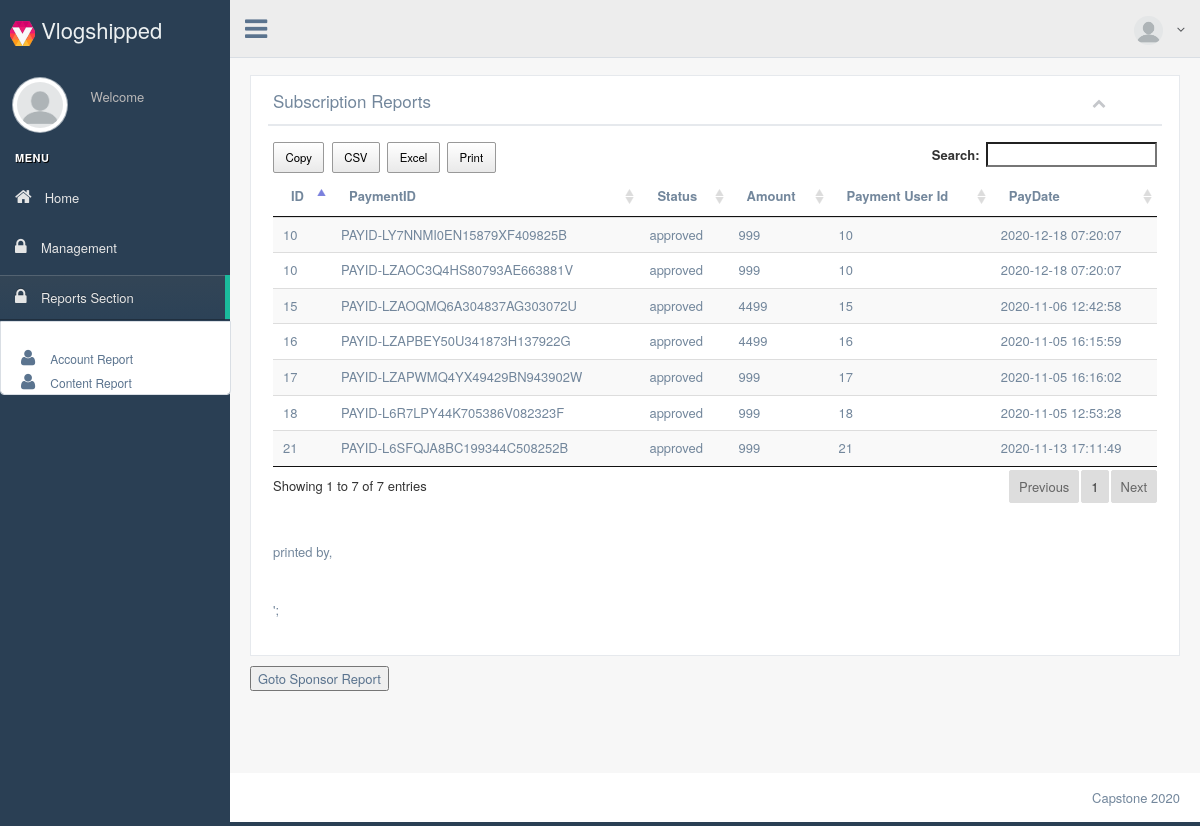
Page /view/reports/subReport.php (signed in) on the earlier database version.
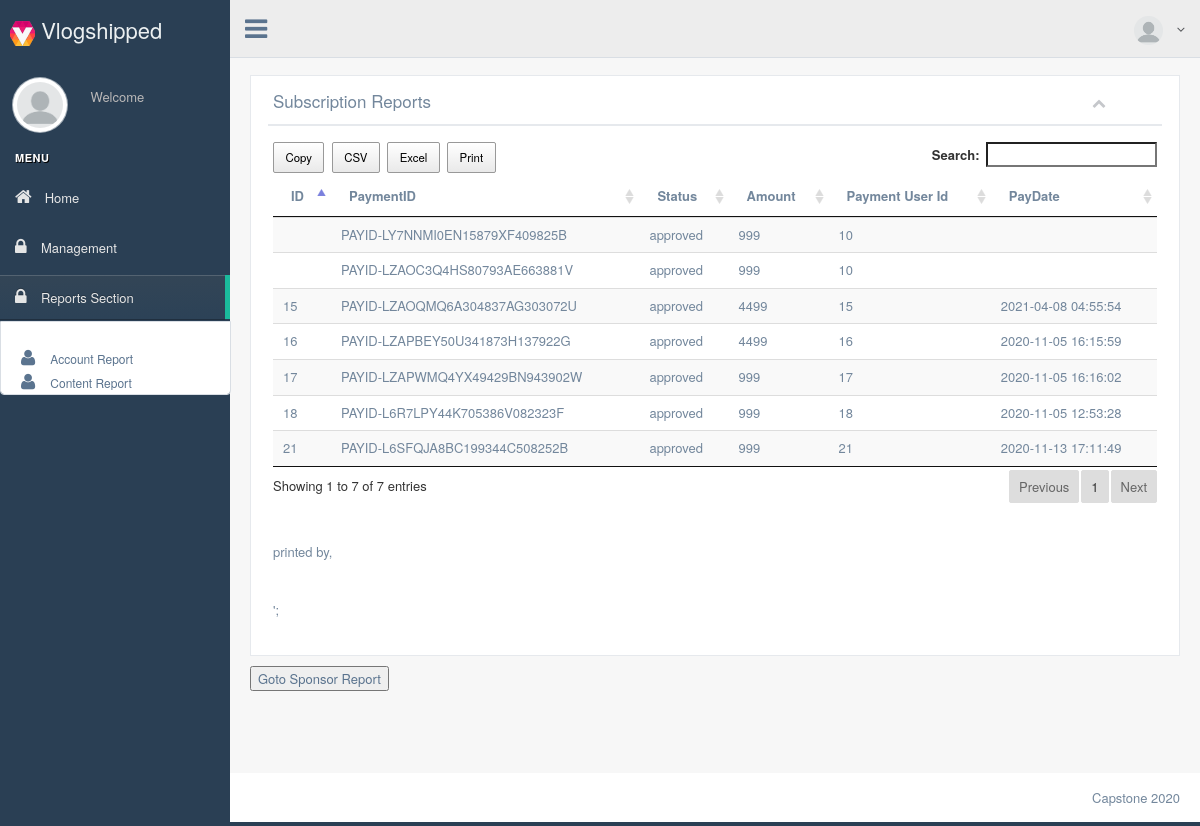
Same page on the later database version.
### tables this page shows
CREATE TABLE `subscription` (
  `id` int(11) NOT NULL,
  `payment_id` varchar(255) NOT NULL,
  `payment_status` varchar(255) NOT NULL,
  `amount` int(11) NOT NULL,
  `payment_type` int(11) NOT NULL,
  `user_id` int(11) NOT NULL,
  `created_at` timestamp NOT NULL DEFAULT CURRENT_TIMESTAMP,
  `updated_at` timestamp NOT NULL DEFAULT CURRENT_TIMESTAMP
);

CREATE TABLE `users` (
  `id` int(11) NOT NULL,
  `user_type` int(11) NOT NULL,
  `user_status` int(11) NOT NULL,
  `email_address` varchar(255) NOT NULL,
  `profile_picture` varchar(255) DEFAULT NULL,
  `password` varchar(255) NOT NULL,
  `company_name` varchar(255) NOT NULL,
  `first_name` varchar(255) NOT NULL,
  `last_name` varchar(255) NOT NULL,
  `category` varchar(255) NOT NULL,
  `gender` varchar(255) NOT NULL,
  `birthday` varchar(255) NOT NULL,
  `mobile_number` varchar(255) NOT NULL,
  `website` varchar(255) NOT NULL,
  `description` varchar(255) NOT NULL,
  `created_at` timestamp NOT NULL DEFAULT CURRENT_TIMESTAMP,
  `updated_at` timestamp NOT NULL DEFAULT CURRENT_TIMESTAMP
);

### model/subscriptionModel.php (called while the page is built, shortened)
<?php
require 'db/dbhelper.php';
Class Subscription extends DBHelper{
    private $table = 'subscription';
    function __construct(){
        return DBHelper::__construct();
    }
 function getAllSubs(){
    return DBHelper::getAllSubscriptions($this->table);
}
}

### db_class.php (called while the page is built, shortened)
<?php
	class MYDB
	{
		static $hostname = "localhost";
		static $dbname = "vlogshipped";
		static $username  = "root";
		static $password = "";
		public static function query($sql, $params=array(), $transaction)
		{
			$rows = array();
			try
			{
				$db = new PDO("mysql:host=". self::$hostname ."; dbname=". self::$dbname,  self::$username,  self::$password);
				$db->setAttribute(PDO::ATTR_ERRMODE, PDO::ERRMODE_EXCEPTION);
				$cmd = $db->prepare($sql);
				$cmd->execute($params);
				if($transaction == "SELECT")
					$rows = $cmd->fetchAll();
				else
					$rows = $db->lastInsertId();
			}
			catch(PDOException $e)
			{
				echo $e->getMessage();
			}
			return $rows;
		}
	}
?>

### model/db/DBHelper.php (called while the page is built, shortened)
<?php
Class DBHelper{
		private $hostname='localhost';
		private $username='root';
		private $password='';
		private $database='vlogshipped';
		private $conn;
function __construct(){
    try{
        $this->conn=new PDO("mysql:host=$this->hostname;dbname=$this->database",$this->username,$this->password);
    }catch(PDOException $e){ echo $e->getMessage();}
}
    function getAllSubscriptions($table){
        $sql="SELECT *, subscription.id as subs_id FROM subscription LEFT JOIN users on subscription.user_id = users.id";
        try{
            $stmt=$this->conn->prepare($sql);
            $stmt->execute();
            $rows=$stmt->fetchAll(PDO::FETCH_ASSOC);
        }catch(PDOException $e){ echo $e->getMessage();}
        return $rows;
    }
}

### view/reports/subReport.php (the view, shortened to what the changed rows need)
<?php
	require_once("../../db_class.php");
	$id = $_SESSION["username"];
	$exist_user = MYDB::query(
															"select
																*
															from
																admin
															where
																username = ? "
															,
															array($id)
															,
															"SELECT"
														);
?>
<!DOCTYPE html>
<html lang="en">
<head>
	<link rel="stylesheet" href="../assets/css/bs.css">
	<link rel="stylesheet" href="../assets/css/fa.css">
	<link rel="stylesheet" href="../assets/css/progress.css">
	<link rel="stylesheet" href="../assets/css/green.css">
	<link rel="stylesheet" href="../assets/css/animate.css">
	<link rel="stylesheet" href="../assets/css/custom.css">
	<link rel="stylesheet" href="../assets/css/jquery.dataTables.min.css">
	<link rel="stylesheet" href="../assets/css/buttons.dataTables.min.css"> </head>
<body class="nav-md" ng-app="myApp">
	<div class="container body" ng-controller="myCtrl">
		<div class="main_container">
			<?php
			require '../../model/subscriptionModel.php';
			$subs = new Subscription();
			$sub=$subs->getAllSubs();
			?>
			<div class="right_col" role="main">
				<div class="row">
					<div class="col-md-12">
						<div class="x_panel">
							<div class="x_title">
								<h2> Subscription Reports</h2>
							</div>
							<div class="x_content">
								<table class="table table-striped projects" id="datatable-buttons" >
									<thead>
										<tr>
                                            <th> ID </th>
                                            <th> PaymentID </th>
                                            <th> Status</th>
                                            <th> Amount</th>
                                            <th> Payment User Id</th>
                                            <th> PayDate</th>
										</tr>
									</thead>
									<tbody>
									    <?php foreach($sub as $r): ?>
										<tr>
                                            <td><?php echo $r['id'];?></td>
                                            <td><?php echo $r['payment_id'];?></td>
											<td><?php echo $r['payment_status'];?></td>
											<td><?php echo $r['amount'];?></td>
                                            <td><?php echo $r['user_id'];?></td>
                                            <td><?php echo $r['updated_at'];?></td>
										</tr>
										<?php endforeach?>
									</tbody>
								</table>
							</div>
						</div>
                    </div>
				</div>
            </div>
		</div>
	</div>
</body>
</html>

Differences in the rows shown:
shown differently, row unchanged: subscription "PAYID-LY7NNMI0EN15879XF409825B": user "10" → (not shown); user.updated_at "2020-12-18 07:20:07" → (not shown)
shown differently, row unchanged: subscription "PAYID-LZAOC3Q4HS80793AE663881V": user "10" → (not shown); user.updated_at "2020-12-18 07:20:07" → (not shown)
changed through a linked row, subscription "PAYID-LZAOQMQ6A304837AG303072U": user.updated_at "2020-11-06 12:42:58" → "2021-04-08 04:55:54"
